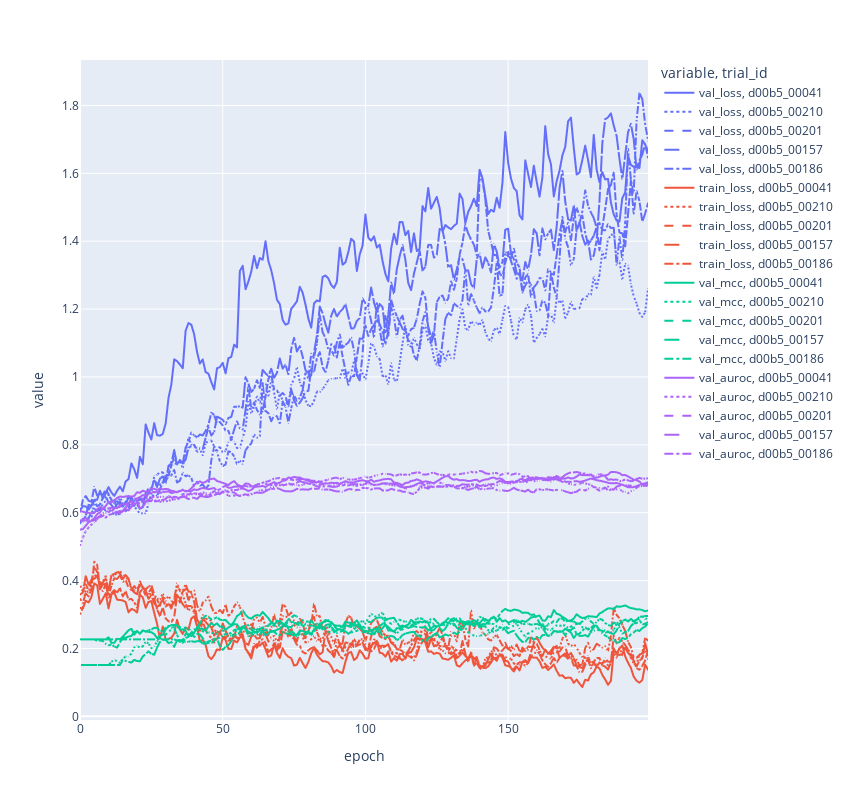

The notebook cell saved with this chart:
### Markdown cell above
## Ordenar analizar los resultados
Aca se va a elegir que trials plotear. Por ejemplo, lo que tengan el mejor MCC o el que tenga, las distintas metricas, etc.

### Code cell
# Aca me quedo con los 5 mejores trials en base al auroc de validacion
best_5_id_auroc = result_df.sort_values("val_mcc",ascending=False).head(5).index
top_5_results = training_data_experiment(experiment_path,best_5_id_auroc,["val_loss","train_loss","val_mcc","val_auroc"],windows_size=8)
fig = plot_training_curve_single_model(top_5_results)
fig

### Figure 1 — Plotly figure (JSON) as saved in the notebook; plotly's stock layout.template omitted (floating-point values rounded to 4 significant figures; data arrays with more than 128 entries replaced by an {"elided": "..."} marker saying what was removed)
{"data": [{"customdata": {"elided": "200x2 str values"}, "hovertemplate": "variable=val_loss<br>trial_id=d00b5_00041<br>epoch=%{x}<br>value=%{y}<br>Hyperparameters=%{customdata[0]}<br>checkpoints=%{customdata[1]}<extra></extra>", "legendgroup": "val_loss, d00b5_00041", "line": {"color": "#636efa", "dash": "solid"}, "marker": {"symbol": "circle"}, "mode": "lines", "name": "val_loss, d00b5_00041", "showlegend": true, "type": "scattergl", "x": {"elided": "200 int values"}, "xaxis": "x", "y": {"elided": "200 float values"}, "yaxis": "y"}, {"customdata": {"elided": "200x2 str values"}, "hovertemplate": "variable=val_loss<br>trial_id=d00b5_00210<br>epoch=%{x}<br>value=%{y}<br>Hyperparameters=%{customdata[0]}<br>checkpoints=%{customdata[1]}<extra></extra>", "legendgroup": "val_loss, d00b5_00210", "line": {"color": "#636efa", "dash": "dot"}, "marker": {"symbol": "circle"}, "mode": "lines", "name": "val_loss, d00b5_00210", "showlegend": true, "type": "scattergl", "x": {"elided": "200 int values"}, "xaxis": "x", "y": {"elided": "200 float values"}, "yaxis": "y"}, {"customdata": {"elided": "200x2 str values"}, "hovertemplate": "variable=val_loss<br>trial_id=d00b5_00201<br>epoch=%{x}<br>value=%{y}<br>Hyperparameters=%{customdata[0]}<br>checkpoints=%{customdata[1]}<extra></extra>", "legendgroup": "val_loss, d00b5_00201", "line": {"color": "#636efa", "dash": "dash"}, "marker": {"symbol": "circle"}, "mode": "lines", "name": "val_loss, d00b5_00201", "showlegend": true, "type": "scattergl", "x": {"elided": "200 int values"}, "xaxis": "x", "y": {"elided": "200 float values"}, "yaxis": "y"}, {"customdata": {"elided": "200x2 str values"}, "hovertemplate": "variable=val_loss<br>trial_id=d00b5_00157<br>epoch=%{x}<br>value=%{y}<br>Hyperparameters=%{customdata[0]}<br>checkpoints=%{customdata[1]}<extra></extra>", "legendgroup": "val_loss, d00b5_00157", "line": {"color": "#636efa", "dash": "longdash"}, "marker": {"symbol": "circle"}, "mode": "lines", "name": "val_loss, d00b5_00157", "showlegend": true, "type": "scattergl", "x": {"elided": "200 int values"}, "xaxis": "x", "y": {"elided": "200 float values"}, "yaxis": "y"}, {"customdata": {"elided": "200x2 str values"}, "hovertemplate": "variable=val_loss<br>trial_id=d00b5_00186<br>epoch=%{x}<br>value=%{y}<br>Hyperparameters=%{customdata[0]}<br>checkpoints=%{customdata[1]}<extra></extra>", "legendgroup": "val_loss, d00b5_00186", "line": {"color": "#636efa", "dash": "dashdot"}, "marker": {"symbol": "circle"}, "mode": "lines", "name": "val_loss, d00b5_00186", "showlegend": true, "type": "scattergl", "x": {"elided": "200 int values"}, "xaxis": "x", "y": {"elided": "200 float values"}, "yaxis": "y"}, {"customdata": {"elided": "200x2 str values"}, "hovertemplate": "variable=train_loss<br>trial_id=d00b5_00041<br>epoch=%{x}<br>value=%{y}<br>Hyperparameters=%{customdata[0]}<br>checkpoints=%{customdata[1]}<extra></extra>", "legendgroup": "train_loss, d00b5_00041", "line": {"color": "#EF553B", "dash": "solid"}, "marker": {"symbol": "circle"}, "mode": "lines", "name": "train_loss, d00b5_00041", "showlegend": true, "type": "scattergl", "x": {"elided": "200 int values"}, "xaxis": "x", "y": {"elided": "200 float values"}, "yaxis": "y"}, {"customdata": {"elided": "200x2 str values"}, "hovertemplate": "variable=train_loss<br>trial_id=d00b5_00210<br>epoch=%{x}<br>value=%{y}<br>Hyperparameters=%{customdata[0]}<br>checkpoints=%{customdata[1]}<extra></extra>", "legendgroup": "train_loss, d00b5_00210", "line": {"color": "#EF553B", "dash": "dot"}, "marker": {"symbol": "circle"}, "mode": "lines", "name": "train_loss, d00b5_00210", "showlegend": true, "type": "scattergl", "x": {"elided": "200 int values"}, "xaxis": "x", "y": {"elided": "200 float values"}, "yaxis": "y"}, {"customdata": {"elided": "200x2 str values"}, "hovertemplate": "variable=train_loss<br>trial_id=d00b5_00201<br>epoch=%{x}<br>value=%{y}<br>Hyperparameters=%{customdata[0]}<br>checkpoints=%{customdata[1]}<extra></extra>", "legendgroup": "train_loss, d00b5_00201", "line": {"color": "#EF553B", "dash": "dash"}, "marker": {"symbol": "circle"}, "mode": "lines", "name": "train_loss, d00b5_00201", "showlegend": true, "type": "scattergl", "x": {"elided": "200 int values"}, "xaxis": "x", "y": {"elided": "200 float values"}, "yaxis": "y"}, {"customdata": {"elided": "200x2 str values"}, "hovertemplate": "variable=train_loss<br>trial_id=d00b5_00157<br>epoch=%{x}<br>value=%{y}<br>Hyperparameters=%{customdata[0]}<br>checkpoints=%{customdata[1]}<extra></extra>", "legendgroup": "train_loss, d00b5_00157", "line": {"color": "#EF553B", "dash": "longdash"}, "marker": {"symbol": "circle"}, "mode": "lines", "name": "train_loss, d00b5_00157", "showlegend": true, "type": "scattergl", "x": {"elided": "200 int values"}, "xaxis": "x", "y": {"elided": "200 float values"}, "yaxis": "y"}, {"customdata": {"elided": "200x2 str values"}, "hovertemplate": "variable=train_loss<br>trial_id=d00b5_00186<br>epoch=%{x}<br>value=%{y}<br>Hyperparameters=%{customdata[0]}<br>checkpoints=%{customdata[1]}<extra></extra>", "legendgroup": "train_loss, d00b5_00186", "line": {"color": "#EF553B", "dash": "dashdot"}, "marker": {"symbol": "circle"}, "mode": "lines", "name": "train_loss, d00b5_00186", "showlegend": true, "type": "scattergl", "x": {"elided": "200 int values"}, "xaxis": "x", "y": {"elided": "200 float values"}, "yaxis": "y"}, {"customdata": {"elided": "200x2 str values"}, "hovertemplate": "variable=val_mcc<br>trial_id=d00b5_00041<br>epoch=%{x}<br>value=%{y}<br>Hyperparameters=%{customdata[0]}<br>checkpoints=%{customdata[1]}<extra></extra>", "legendgroup": "val_mcc, d00b5_00041", "line": {"color": "#00cc96", "dash": "solid"}, "marker": {"symbol": "circle"}, "mode": "lines", "name": "val_mcc, d00b5_00041", "showlegend": true, "type": "scattergl", "x": {"elided": "200 int values"}, "xaxis": "x", "y": {"elided": "200 float values"}, "yaxis": "y"}, {"customdata": {"elided": "200x2 str values"}, "hovertemplate": "variable=val_mcc<br>trial_id=d00b5_00210<br>epoch=%{x}<br>value=%{y}<br>Hyperparameters=%{customdata[0]}<br>checkpoints=%{customdata[1]}<extra></extra>", "legendgroup": "val_mcc, d00b5_00210", "line": {"color": "#00cc96", "dash": "dot"}, "marker": {"symbol": "circle"}, "mode": "lines", "name": "val_mcc, d00b5_00210", "showlegend": true, "type": "scattergl", "x": {"elided": "200 int values"}, "xaxis": "x", "y": {"elided": "200 float values"}, "yaxis": "y"}, {"customdata": {"elided": "200x2 str values"}, "hovertemplate": "variable=val_mcc<br>trial_id=d00b5_00201<br>epoch=%{x}<br>value=%{y}<br>Hyperparameters=%{customdata[0]}<br>checkpoints=%{customdata[1]}<extra></extra>", "legendgroup": "val_mcc, d00b5_00201", "line": {"color": "#00cc96", "dash": "dash"}, "marker": {"symbol": "circle"}, "mode": "lines", "name": "val_mcc, d00b5_00201", "showlegend": true, "type": "scattergl", "x": {"elided": "200 int values"}, "xaxis": "x", "y": {"elided": "200 float values"}, "yaxis": "y"}, {"customdata": {"elided": "200x2 str values"}, "hovertemplate": "variable=val_mcc<br>trial_id=d00b5_00157<br>epoch=%{x}<br>value=%{y}<br>Hyperparameters=%{customdata[0]}<br>checkpoints=%{customdata[1]}<extra></extra>", "legendgroup": "val_mcc, d00b5_00157", "line": {"color": "#00cc96", "dash": "longdash"}, "marker": {"symbol": "circle"}, "mode": "lines", "name": "val_mcc, d00b5_00157", "showlegend": true, "type": "scattergl", "x": {"elided": "200 int values"}, "xaxis": "x", "y": {"elided": "200 float values"}, "yaxis": "y"}, {"customdata": {"elided": "200x2 str values"}, "hovertemplate": "variable=val_mcc<br>trial_id=d00b5_00186<br>epoch=%{x}<br>value=%{y}<br>Hyperparameters=%{customdata[0]}<br>checkpoints=%{customdata[1]}<extra></extra>", "legendgroup": "val_mcc, d00b5_00186", "line": {"color": "#00cc96", "dash": "dashdot"}, "marker": {"symbol": "circle"}, "mode": "lines", "name": "val_mcc, d00b5_00186", "showlegend": true, "type": "scattergl", "x": {"elided": "200 int values"}, "xaxis": "x", "y": {"elided": "200 float values"}, "yaxis": "y"}, {"customdata": {"elided": "200x2 str values"}, "hovertemplate": "variable=val_auroc<br>trial_id=d00b5_00041<br>epoch=%{x}<br>value=%{y}<br>Hyperparameters=%{customdata[0]}<br>checkpoints=%{customdata[1]}<extra></extra>", "legendgroup": "val_auroc, d00b5_00041", "line": {"color": "#ab63fa", "dash": "solid"}, "marker": {"symbol": "circle"}, "mode": "lines", "name": "val_auroc, d00b5_00041", "showlegend": true, "type": "scattergl", "x": {"elided": "200 int values"}, "xaxis": "x", "y": {"elided": "200 float values"}, "yaxis": "y"}, {"customdata": {"elided": "200x2 str values"}, "hovertemplate": "variable=val_auroc<br>trial_id=d00b5_00210<br>epoch=%{x}<br>value=%{y}<br>Hyperparameters=%{customdata[0]}<br>checkpoints=%{customdata[1]}<extra></extra>", "legendgroup": "val_auroc, d00b5_00210", "line": {"color": "#ab63fa", "dash": "dot"}, "marker": {"symbol": "circle"}, "mode": "lines", "name": "val_auroc, d00b5_00210", "showlegend": true, "type": "scattergl", "x": {"elided": "200 int values"}, "xaxis": "x", "y": {"elided": "200 float values"}, "yaxis": "y"}, {"customdata": {"elided": "200x2 str values"}, "hovertemplate": "variable=val_auroc<br>trial_id=d00b5_00201<br>epoch=%{x}<br>value=%{y}<br>Hyperparameters=%{customdata[0]}<br>checkpoints=%{customdata[1]}<extra></extra>", "legendgroup": "val_auroc, d00b5_00201", "line": {"color": "#ab63fa", "dash": "dash"}, "marker": {"symbol": "circle"}, "mode": "lines", "name": "val_auroc, d00b5_00201", "showlegend": true, "type": "scattergl", "x": {"elided": "200 int values"}, "xaxis": "x", "y": {"elided": "200 float values"}, "yaxis": "y"}, {"customdata": {"elided": "200x2 str values"}, "hovertemplate": "variable=val_auroc<br>trial_id=d00b5_00157<br>epoch=%{x}<br>value=%{y}<br>Hyperparameters=%{customdata[0]}<br>checkpoints=%{customdata[1]}<extra></extra>", "legendgroup": "val_auroc, d00b5_00157", "line": {"color": "#ab63fa", "dash": "longdash"}, "marker": {"symbol": "circle"}, "mode": "lines", "name": "val_auroc, d00b5_00157", "showlegend": true, "type": "scattergl", "x": {"elided": "200 int values"}, "xaxis": "x", "y": {"elided": "200 float values"}, "yaxis": "y"}, {"customdata": {"elided": "200x2 str values"}, "hovertemplate": "variable=val_auroc<br>trial_id=d00b5_00186<br>epoch=%{x}<br>value=%{y}<br>Hyperparameters=%{customdata[0]}<br>checkpoints=%{customdata[1]}<extra></extra>", "legendgroup": "val_auroc, d00b5_00186", "line": {"color": "#ab63fa", "dash": "dashdot"}, "marker": {"symbol": "circle"}, "mode": "lines", "name": "val_auroc, d00b5_00186", "showlegend": true, "type": "scattergl", "x": {"elided": "200 int values"}, "xaxis": "x", "y": {"elided": "200 float values"}, "yaxis": "y"}], "layout": {"height": 800, "legend": {"title": {"text": "variable, trial_id"}, "tracegroupgap": 0}, "margin": {"t": 60}, "width": 850, "xaxis": {"anchor": "y", "domain": [0, 1], "title": {"text": "epoch"}}, "yaxis": {"anchor": "x", "domain": [0, 1], "title": {"text": "value"}}}}
